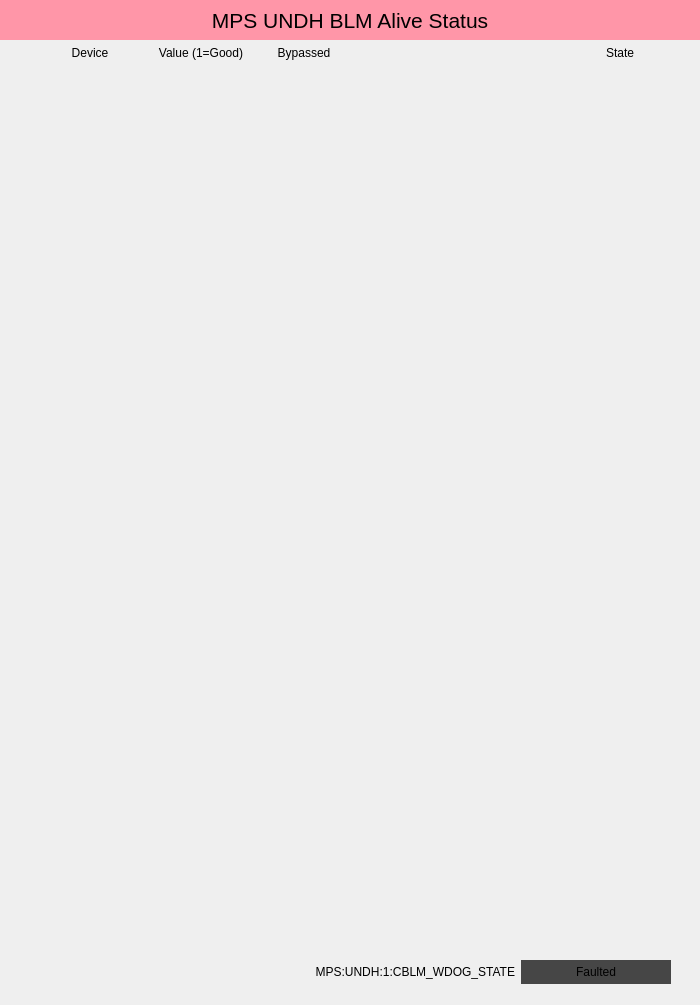
<?xml version="1.0" encoding="UTF-8"?>
<ui version="4.0">
 <class>Form</class>
 <widget class="QWidget" name="Form">
  <property name="geometry">
   <rect>
    <x>0</x>
    <y>0</y>
    <width>700</width>
    <height>1005</height>
   </rect>
  </property>
  <property name="windowTitle">
   <string>Form</string>
  </property>
  <property name="styleSheet">
   <string notr="true"/>
  </property>
  <widget class="QFrame" name="frame">
   <property name="geometry">
    <rect>
     <x>20</x>
     <y>60</y>
     <width>661</width>
     <height>888</height>
    </rect>
   </property>
   <property name="styleSheet">
    <string notr="true"/>
   </property>
   <property name="frameShape">
    <enum>QFrame::NoFrame</enum>
   </property>
   <property name="frameShadow">
    <enum>QFrame::Plain</enum>
   </property>
   <widget class="PyDMEmbeddedDisplay" name="PyDMEmbeddedDisplay">
    <property name="geometry">
     <rect>
      <x>10</x>
      <y>342</y>
      <width>641</width>
      <height>26</height>
     </rect>
    </property>
    <property name="toolTip">
     <string/>
    </property>
    <property name="frameShape">
     <enum>QFrame::NoFrame</enum>
    </property>
    <property name="macros" stdset="0">
     <string>{&quot;DEVICE&quot;:&quot;CBLM:UNDH:2675&quot;}</string>
    </property>
    <property name="filename" stdset="0">
     <string>mps_wdog_inline.ui</string>
    </property>
   </widget>
   <widget class="PyDMEmbeddedDisplay" name="PyDMEmbeddedDisplay_2">
    <property name="geometry">
     <rect>
      <x>10</x>
      <y>368</y>
      <width>641</width>
      <height>26</height>
     </rect>
    </property>
    <property name="toolTip">
     <string/>
    </property>
    <property name="frameShape">
     <enum>QFrame::NoFrame</enum>
    </property>
    <property name="macros" stdset="0">
     <string>{&quot;DEVICE&quot;:&quot;CBLM:UNDH:2775&quot;}</string>
    </property>
    <property name="filename" stdset="0">
     <string>mps_wdog_inline.ui</string>
    </property>
   </widget>
   <widget class="PyDMEmbeddedDisplay" name="PyDMEmbeddedDisplay_3">
    <property name="geometry">
     <rect>
      <x>10</x>
      <y>394</y>
      <width>641</width>
      <height>26</height>
     </rect>
    </property>
    <property name="toolTip">
     <string/>
    </property>
    <property name="frameShape">
     <enum>QFrame::NoFrame</enum>
    </property>
    <property name="macros" stdset="0">
     <string>{&quot;DEVICE&quot;:&quot;CBLM:UNDH:2875&quot;}</string>
    </property>
    <property name="filename" stdset="0">
     <string>mps_wdog_inline.ui</string>
    </property>
   </widget>
   <widget class="PyDMEmbeddedDisplay" name="PyDMEmbeddedDisplay_4">
    <property name="geometry">
     <rect>
      <x>10</x>
      <y>420</y>
      <width>641</width>
      <height>26</height>
     </rect>
    </property>
    <property name="toolTip">
     <string/>
    </property>
    <property name="frameShape">
     <enum>QFrame::NoFrame</enum>
    </property>
    <property name="macros" stdset="0">
     <string>{&quot;DEVICE&quot;:&quot;CBLM:UNDH:2975&quot;}</string>
    </property>
    <property name="filename" stdset="0">
     <string>mps_wdog_inline.ui</string>
    </property>
   </widget>
   <widget class="PyDMEmbeddedDisplay" name="PyDMEmbeddedDisplay_5">
    <property name="geometry">
     <rect>
      <x>10</x>
      <y>446</y>
      <width>641</width>
      <height>26</height>
     </rect>
    </property>
    <property name="toolTip">
     <string/>
    </property>
    <property name="frameShape">
     <enum>QFrame::NoFrame</enum>
    </property>
    <property name="macros" stdset="0">
     <string>{&quot;DEVICE&quot;:&quot;CBLM:UNDH:3075&quot;}</string>
    </property>
    <property name="filename" stdset="0">
     <string>mps_wdog_inline.ui</string>
    </property>
   </widget>
   <widget class="PyDMEmbeddedDisplay" name="PyDMEmbeddedDisplay_6">
    <property name="geometry">
     <rect>
      <x>10</x>
      <y>472</y>
      <width>641</width>
      <height>26</height>
     </rect>
    </property>
    <property name="toolTip">
     <string/>
    </property>
    <property name="frameShape">
     <enum>QFrame::NoFrame</enum>
    </property>
    <property name="macros" stdset="0">
     <string>{&quot;DEVICE&quot;:&quot;CBLM:UNDH:3175&quot;}</string>
    </property>
    <property name="filename" stdset="0">
     <string>mps_wdog_inline.ui</string>
    </property>
   </widget>
   <widget class="PyDMEmbeddedDisplay" name="PyDMEmbeddedDisplay_7">
    <property name="geometry">
     <rect>
      <x>10</x>
      <y>498</y>
      <width>641</width>
      <height>26</height>
     </rect>
    </property>
    <property name="toolTip">
     <string/>
    </property>
    <property name="frameShape">
     <enum>QFrame::NoFrame</enum>
    </property>
    <property name="macros" stdset="0">
     <string>{&quot;DEVICE&quot;:&quot;CBLM:UNDH:3275&quot;}</string>
    </property>
    <property name="filename" stdset="0">
     <string>mps_wdog_inline.ui</string>
    </property>
   </widget>
   <widget class="PyDMEmbeddedDisplay" name="PyDMEmbeddedDisplay_8">
    <property name="geometry">
     <rect>
      <x>10</x>
      <y>524</y>
      <width>641</width>
      <height>26</height>
     </rect>
    </property>
    <property name="toolTip">
     <string/>
    </property>
    <property name="frameShape">
     <enum>QFrame::NoFrame</enum>
    </property>
    <property name="macros" stdset="0">
     <string>{&quot;DEVICE&quot;:&quot;CBLM:UNDH:3375&quot;}</string>
    </property>
    <property name="filename" stdset="0">
     <string>mps_wdog_inline.ui</string>
    </property>
   </widget>
   <widget class="PyDMEmbeddedDisplay" name="PyDMEmbeddedDisplay_9">
    <property name="geometry">
     <rect>
      <x>10</x>
      <y>550</y>
      <width>641</width>
      <height>26</height>
     </rect>
    </property>
    <property name="toolTip">
     <string/>
    </property>
    <property name="frameShape">
     <enum>QFrame::NoFrame</enum>
    </property>
    <property name="macros" stdset="0">
     <string>{&quot;DEVICE&quot;:&quot;CBLM:UNDH:3475&quot;}</string>
    </property>
    <property name="filename" stdset="0">
     <string>mps_wdog_inline.ui</string>
    </property>
   </widget>
   <widget class="PyDMEmbeddedDisplay" name="PyDMEmbeddedDisplay_10">
    <property name="geometry">
     <rect>
      <x>10</x>
      <y>576</y>
      <width>641</width>
      <height>26</height>
     </rect>
    </property>
    <property name="toolTip">
     <string/>
    </property>
    <property name="frameShape">
     <enum>QFrame::NoFrame</enum>
    </property>
    <property name="macros" stdset="0">
     <string>{&quot;DEVICE&quot;:&quot;CBLM:UNDH:3575&quot;}</string>
    </property>
    <property name="filename" stdset="0">
     <string>mps_wdog_inline.ui</string>
    </property>
   </widget>
   <widget class="PyDMEmbeddedDisplay" name="PyDMEmbeddedDisplay_11">
    <property name="geometry">
     <rect>
      <x>10</x>
      <y>602</y>
      <width>641</width>
      <height>26</height>
     </rect>
    </property>
    <property name="toolTip">
     <string/>
    </property>
    <property name="frameShape">
     <enum>QFrame::NoFrame</enum>
    </property>
    <property name="macros" stdset="0">
     <string>{&quot;DEVICE&quot;:&quot;CBLM:UNDH:3675&quot;}</string>
    </property>
    <property name="filename" stdset="0">
     <string>mps_wdog_inline.ui</string>
    </property>
   </widget>
   <widget class="PyDMEmbeddedDisplay" name="PyDMEmbeddedDisplay_12">
    <property name="geometry">
     <rect>
      <x>10</x>
      <y>628</y>
      <width>641</width>
      <height>26</height>
     </rect>
    </property>
    <property name="toolTip">
     <string/>
    </property>
    <property name="frameShape">
     <enum>QFrame::NoFrame</enum>
    </property>
    <property name="macros" stdset="0">
     <string>{&quot;DEVICE&quot;:&quot;CBLM:UNDH:3775&quot;}</string>
    </property>
    <property name="filename" stdset="0">
     <string>mps_wdog_inline.ui</string>
    </property>
   </widget>
   <widget class="PyDMEmbeddedDisplay" name="PyDMEmbeddedDisplay_13">
    <property name="geometry">
     <rect>
      <x>10</x>
      <y>654</y>
      <width>641</width>
      <height>26</height>
     </rect>
    </property>
    <property name="toolTip">
     <string/>
    </property>
    <property name="frameShape">
     <enum>QFrame::NoFrame</enum>
    </property>
    <property name="macros" stdset="0">
     <string>{&quot;DEVICE&quot;:&quot;CBLM:UNDH:3875&quot;}</string>
    </property>
    <property name="filename" stdset="0">
     <string>mps_wdog_inline.ui</string>
    </property>
   </widget>
   <widget class="PyDMEmbeddedDisplay" name="PyDMEmbeddedDisplay_14">
    <property name="geometry">
     <rect>
      <x>10</x>
      <y>680</y>
      <width>641</width>
      <height>26</height>
     </rect>
    </property>
    <property name="toolTip">
     <string/>
    </property>
    <property name="frameShape">
     <enum>QFrame::NoFrame</enum>
    </property>
    <property name="macros" stdset="0">
     <string>{&quot;DEVICE&quot;:&quot;CBLM:UNDH:3975&quot;}</string>
    </property>
    <property name="filename" stdset="0">
     <string>mps_wdog_inline.ui</string>
    </property>
   </widget>
   <widget class="PyDMEmbeddedDisplay" name="PyDMEmbeddedDisplay_15">
    <property name="geometry">
     <rect>
      <x>10</x>
      <y>706</y>
      <width>641</width>
      <height>26</height>
     </rect>
    </property>
    <property name="toolTip">
     <string/>
    </property>
    <property name="frameShape">
     <enum>QFrame::NoFrame</enum>
    </property>
    <property name="macros" stdset="0">
     <string>{&quot;DEVICE&quot;:&quot;CBLM:UNDH:4075&quot;}</string>
    </property>
    <property name="filename" stdset="0">
     <string>mps_wdog_inline.ui</string>
    </property>
   </widget>
   <widget class="PyDMEmbeddedDisplay" name="PyDMEmbeddedDisplay_16">
    <property name="geometry">
     <rect>
      <x>10</x>
      <y>732</y>
      <width>641</width>
      <height>26</height>
     </rect>
    </property>
    <property name="toolTip">
     <string/>
    </property>
    <property name="frameShape">
     <enum>QFrame::NoFrame</enum>
    </property>
    <property name="macros" stdset="0">
     <string>{&quot;DEVICE&quot;:&quot;CBLM:UNDH:4175&quot;}</string>
    </property>
    <property name="filename" stdset="0">
     <string>mps_wdog_inline.ui</string>
    </property>
   </widget>
   <widget class="PyDMEmbeddedDisplay" name="PyDMEmbeddedDisplay_18">
    <property name="geometry">
     <rect>
      <x>10</x>
      <y>758</y>
      <width>641</width>
      <height>26</height>
     </rect>
    </property>
    <property name="toolTip">
     <string/>
    </property>
    <property name="frameShape">
     <enum>QFrame::NoFrame</enum>
    </property>
    <property name="macros" stdset="0">
     <string>{&quot;DEVICE&quot;:&quot;CBLM:UNDH:4275&quot;}</string>
    </property>
    <property name="filename" stdset="0">
     <string>mps_wdog_inline.ui</string>
    </property>
   </widget>
   <widget class="PyDMEmbeddedDisplay" name="PyDMEmbeddedDisplay_19">
    <property name="geometry">
     <rect>
      <x>10</x>
      <y>784</y>
      <width>641</width>
      <height>26</height>
     </rect>
    </property>
    <property name="toolTip">
     <string/>
    </property>
    <property name="frameShape">
     <enum>QFrame::NoFrame</enum>
    </property>
    <property name="macros" stdset="0">
     <string>{&quot;DEVICE&quot;:&quot;CBLM:UNDH:4375&quot;}</string>
    </property>
    <property name="filename" stdset="0">
     <string>mps_wdog_inline.ui</string>
    </property>
   </widget>
   <widget class="PyDMEmbeddedDisplay" name="PyDMEmbeddedDisplay_20">
    <property name="geometry">
     <rect>
      <x>10</x>
      <y>810</y>
      <width>641</width>
      <height>26</height>
     </rect>
    </property>
    <property name="toolTip">
     <string/>
    </property>
    <property name="frameShape">
     <enum>QFrame::NoFrame</enum>
    </property>
    <property name="macros" stdset="0">
     <string>{&quot;DEVICE&quot;:&quot;CBLM:UNDH:4475&quot;}</string>
    </property>
    <property name="filename" stdset="0">
     <string>mps_wdog_inline.ui</string>
    </property>
   </widget>
   <widget class="PyDMEmbeddedDisplay" name="PyDMEmbeddedDisplay_21">
    <property name="geometry">
     <rect>
      <x>10</x>
      <y>836</y>
      <width>641</width>
      <height>26</height>
     </rect>
    </property>
    <property name="toolTip">
     <string/>
    </property>
    <property name="frameShape">
     <enum>QFrame::NoFrame</enum>
    </property>
    <property name="macros" stdset="0">
     <string>{&quot;DEVICE&quot;:&quot;CBLM:UNDH:4575&quot;}</string>
    </property>
    <property name="filename" stdset="0">
     <string>mps_wdog_inline.ui</string>
    </property>
   </widget>
   <widget class="PyDMEmbeddedDisplay" name="PyDMEmbeddedDisplay_22">
    <property name="geometry">
     <rect>
      <x>10</x>
      <y>862</y>
      <width>641</width>
      <height>26</height>
     </rect>
    </property>
    <property name="toolTip">
     <string/>
    </property>
    <property name="frameShape">
     <enum>QFrame::NoFrame</enum>
    </property>
    <property name="macros" stdset="0">
     <string>{&quot;DEVICE&quot;:&quot;CBLM:UNDH:4675&quot;}</string>
    </property>
    <property name="filename" stdset="0">
     <string>mps_wdog_inline.ui</string>
    </property>
   </widget>
   <widget class="PyDMEmbeddedDisplay" name="PyDMEmbeddedDisplay_17">
    <property name="geometry">
     <rect>
      <x>10</x>
      <y>4</y>
      <width>641</width>
      <height>26</height>
     </rect>
    </property>
    <property name="toolTip">
     <string/>
    </property>
    <property name="frameShape">
     <enum>QFrame::NoFrame</enum>
    </property>
    <property name="macros" stdset="0">
     <string>{&quot;DEVICE&quot;:&quot;CBLM:UNDH:1375&quot;}</string>
    </property>
    <property name="filename" stdset="0">
     <string>mps_wdog_inline.ui</string>
    </property>
   </widget>
   <widget class="PyDMEmbeddedDisplay" name="PyDMEmbeddedDisplay_23">
    <property name="geometry">
     <rect>
      <x>10</x>
      <y>30</y>
      <width>641</width>
      <height>26</height>
     </rect>
    </property>
    <property name="toolTip">
     <string/>
    </property>
    <property name="frameShape">
     <enum>QFrame::NoFrame</enum>
    </property>
    <property name="macros" stdset="0">
     <string>{&quot;DEVICE&quot;:&quot;CBLM:UNDH:1475&quot;}</string>
    </property>
    <property name="filename" stdset="0">
     <string>mps_wdog_inline.ui</string>
    </property>
   </widget>
   <widget class="PyDMEmbeddedDisplay" name="PyDMEmbeddedDisplay_24">
    <property name="geometry">
     <rect>
      <x>10</x>
      <y>56</y>
      <width>641</width>
      <height>26</height>
     </rect>
    </property>
    <property name="toolTip">
     <string/>
    </property>
    <property name="frameShape">
     <enum>QFrame::NoFrame</enum>
    </property>
    <property name="macros" stdset="0">
     <string>{&quot;DEVICE&quot;:&quot;CBLM:UNDH:1575&quot;}</string>
    </property>
    <property name="filename" stdset="0">
     <string>mps_wdog_inline.ui</string>
    </property>
   </widget>
   <widget class="PyDMEmbeddedDisplay" name="PyDMEmbeddedDisplay_25">
    <property name="geometry">
     <rect>
      <x>10</x>
      <y>82</y>
      <width>641</width>
      <height>26</height>
     </rect>
    </property>
    <property name="toolTip">
     <string/>
    </property>
    <property name="frameShape">
     <enum>QFrame::NoFrame</enum>
    </property>
    <property name="macros" stdset="0">
     <string>{&quot;DEVICE&quot;:&quot;CBLM:UNDH:1675&quot;}</string>
    </property>
    <property name="filename" stdset="0">
     <string>mps_wdog_inline.ui</string>
    </property>
   </widget>
   <widget class="PyDMEmbeddedDisplay" name="PyDMEmbeddedDisplay_26">
    <property name="geometry">
     <rect>
      <x>10</x>
      <y>108</y>
      <width>641</width>
      <height>26</height>
     </rect>
    </property>
    <property name="toolTip">
     <string/>
    </property>
    <property name="frameShape">
     <enum>QFrame::NoFrame</enum>
    </property>
    <property name="macros" stdset="0">
     <string>{&quot;DEVICE&quot;:&quot;CBLM:UNDH:1775&quot;}</string>
    </property>
    <property name="filename" stdset="0">
     <string>mps_wdog_inline.ui</string>
    </property>
   </widget>
   <widget class="PyDMEmbeddedDisplay" name="PyDMEmbeddedDisplay_27">
    <property name="geometry">
     <rect>
      <x>10</x>
      <y>134</y>
      <width>641</width>
      <height>26</height>
     </rect>
    </property>
    <property name="toolTip">
     <string/>
    </property>
    <property name="frameShape">
     <enum>QFrame::NoFrame</enum>
    </property>
    <property name="macros" stdset="0">
     <string>{&quot;DEVICE&quot;:&quot;CBLM:UNDH:1875&quot;}</string>
    </property>
    <property name="filename" stdset="0">
     <string>mps_wdog_inline.ui</string>
    </property>
   </widget>
   <widget class="PyDMEmbeddedDisplay" name="PyDMEmbeddedDisplay_28">
    <property name="geometry">
     <rect>
      <x>10</x>
      <y>160</y>
      <width>641</width>
      <height>26</height>
     </rect>
    </property>
    <property name="toolTip">
     <string/>
    </property>
    <property name="frameShape">
     <enum>QFrame::NoFrame</enum>
    </property>
    <property name="macros" stdset="0">
     <string>{&quot;DEVICE&quot;:&quot;CBLM:UNDH:1975&quot;}</string>
    </property>
    <property name="filename" stdset="0">
     <string>mps_wdog_inline.ui</string>
    </property>
   </widget>
   <widget class="PyDMEmbeddedDisplay" name="PyDMEmbeddedDisplay_29">
    <property name="geometry">
     <rect>
      <x>10</x>
      <y>186</y>
      <width>641</width>
      <height>26</height>
     </rect>
    </property>
    <property name="toolTip">
     <string/>
    </property>
    <property name="frameShape">
     <enum>QFrame::NoFrame</enum>
    </property>
    <property name="macros" stdset="0">
     <string>{&quot;DEVICE&quot;:&quot;CBLM:UNDH:2075&quot;}</string>
    </property>
    <property name="filename" stdset="0">
     <string>mps_wdog_inline.ui</string>
    </property>
   </widget>
   <widget class="PyDMEmbeddedDisplay" name="PyDMEmbeddedDisplay_30">
    <property name="geometry">
     <rect>
      <x>10</x>
      <y>212</y>
      <width>641</width>
      <height>26</height>
     </rect>
    </property>
    <property name="toolTip">
     <string/>
    </property>
    <property name="frameShape">
     <enum>QFrame::NoFrame</enum>
    </property>
    <property name="macros" stdset="0">
     <string>{&quot;DEVICE&quot;:&quot;CBLM:UNDH:2175&quot;}</string>
    </property>
    <property name="filename" stdset="0">
     <string>mps_wdog_inline.ui</string>
    </property>
   </widget>
   <widget class="PyDMEmbeddedDisplay" name="PyDMEmbeddedDisplay_31">
    <property name="geometry">
     <rect>
      <x>10</x>
      <y>238</y>
      <width>641</width>
      <height>26</height>
     </rect>
    </property>
    <property name="toolTip">
     <string/>
    </property>
    <property name="frameShape">
     <enum>QFrame::NoFrame</enum>
    </property>
    <property name="macros" stdset="0">
     <string>{&quot;DEVICE&quot;:&quot;CBLM:UNDH:2275&quot;}</string>
    </property>
    <property name="filename" stdset="0">
     <string>mps_wdog_inline.ui</string>
    </property>
   </widget>
   <widget class="PyDMEmbeddedDisplay" name="PyDMEmbeddedDisplay_32">
    <property name="geometry">
     <rect>
      <x>10</x>
      <y>264</y>
      <width>641</width>
      <height>26</height>
     </rect>
    </property>
    <property name="toolTip">
     <string/>
    </property>
    <property name="frameShape">
     <enum>QFrame::NoFrame</enum>
    </property>
    <property name="macros" stdset="0">
     <string>{&quot;DEVICE&quot;:&quot;CBLM:UNDH:2375&quot;}</string>
    </property>
    <property name="filename" stdset="0">
     <string>mps_wdog_inline.ui</string>
    </property>
   </widget>
   <widget class="PyDMEmbeddedDisplay" name="PyDMEmbeddedDisplay_33">
    <property name="geometry">
     <rect>
      <x>10</x>
      <y>290</y>
      <width>641</width>
      <height>26</height>
     </rect>
    </property>
    <property name="toolTip">
     <string/>
    </property>
    <property name="frameShape">
     <enum>QFrame::NoFrame</enum>
    </property>
    <property name="macros" stdset="0">
     <string>{&quot;DEVICE&quot;:&quot;CBLM:UNDH:2475&quot;}</string>
    </property>
    <property name="filename" stdset="0">
     <string>mps_wdog_inline.ui</string>
    </property>
   </widget>
   <widget class="PyDMEmbeddedDisplay" name="PyDMEmbeddedDisplay_34">
    <property name="geometry">
     <rect>
      <x>10</x>
      <y>316</y>
      <width>641</width>
      <height>26</height>
     </rect>
    </property>
    <property name="toolTip">
     <string/>
    </property>
    <property name="frameShape">
     <enum>QFrame::NoFrame</enum>
    </property>
    <property name="macros" stdset="0">
     <string>{&quot;DEVICE&quot;:&quot;CBLM:UNDH:2575&quot;}</string>
    </property>
    <property name="filename" stdset="0">
     <string>mps_wdog_inline.ui</string>
    </property>
   </widget>
  </widget>
  <widget class="QLabel" name="label">
   <property name="geometry">
    <rect>
     <x>0</x>
     <y>0</y>
     <width>700</width>
     <height>40</height>
    </rect>
   </property>
   <property name="font">
    <font>
     <pointsize>16</pointsize>
    </font>
   </property>
   <property name="styleSheet">
    <string notr="true">background-color: rgb(255, 150, 168);</string>
   </property>
   <property name="text">
    <string notr="true">MPS UNDH BLM Alive Status</string>
   </property>
   <property name="alignment">
    <set>Qt::AlignCenter</set>
   </property>
  </widget>
  <widget class="PyDMDrawingImage" name="PyDMDrawingImage">
   <property name="geometry">
    <rect>
     <x>10</x>
     <y>955</y>
     <width>250</width>
     <height>50</height>
    </rect>
   </property>
   <property name="toolTip">
    <string/>
   </property>
   <property name="filename" stdset="0">
    <string>lcls_mps_lockup_sidebyside_digital.png</string>
   </property>
  </widget>
  <widget class="PyDMLabel" name="PyDMLabel_3">
   <property name="geometry">
    <rect>
     <x>521</x>
     <y>960</y>
     <width>150</width>
     <height>24</height>
    </rect>
   </property>
   <property name="toolTip">
    <string/>
   </property>
   <property name="styleSheet">
    <string notr="true">background-color: rgb(70, 70, 70);</string>
   </property>
   <property name="text">
    <string>Faulted</string>
   </property>
   <property name="alignment">
    <set>Qt::AlignCenter</set>
   </property>
   <property name="precisionFromPV" stdset="0">
    <bool>false</bool>
   </property>
   <property name="alarmSensitiveContent" stdset="0">
    <bool>true</bool>
   </property>
   <property name="channel" stdset="0">
    <string>ca://MPS:UNDH:1:CBLM_WDOG_STATE</string>
   </property>
  </widget>
  <widget class="QLabel" name="label_2">
   <property name="geometry">
    <rect>
     <x>290</x>
     <y>960</y>
     <width>225</width>
     <height>24</height>
    </rect>
   </property>
   <property name="text">
    <string>MPS:UNDH:1:CBLM_WDOG_STATE</string>
   </property>
   <property name="alignment">
    <set>Qt::AlignRight|Qt::AlignTrailing|Qt::AlignVCenter</set>
   </property>
  </widget>
  <widget class="QLabel" name="label_3">
   <property name="geometry">
    <rect>
     <x>30</x>
     <y>45</y>
     <width>120</width>
     <height>15</height>
    </rect>
   </property>
   <property name="text">
    <string>Device</string>
   </property>
   <property name="alignment">
    <set>Qt::AlignCenter</set>
   </property>
  </widget>
  <widget class="QLabel" name="label_4">
   <property name="geometry">
    <rect>
     <x>151</x>
     <y>45</y>
     <width>100</width>
     <height>15</height>
    </rect>
   </property>
   <property name="text">
    <string>Value (1=Good)</string>
   </property>
   <property name="alignment">
    <set>Qt::AlignCenter</set>
   </property>
  </widget>
  <widget class="QLabel" name="label_5">
   <property name="geometry">
    <rect>
     <x>254</x>
     <y>45</y>
     <width>100</width>
     <height>15</height>
    </rect>
   </property>
   <property name="text">
    <string>Bypassed</string>
   </property>
   <property name="alignment">
    <set>Qt::AlignCenter</set>
   </property>
  </widget>
  <widget class="QLabel" name="label_6">
   <property name="geometry">
    <rect>
     <x>570</x>
     <y>45</y>
     <width>100</width>
     <height>15</height>
    </rect>
   </property>
   <property name="text">
    <string>State</string>
   </property>
   <property name="alignment">
    <set>Qt::AlignCenter</set>
   </property>
  </widget>
 </widget>
 <customwidgets>
  <customwidget>
   <class>PyDMLabel</class>
   <extends>QLabel</extends>
   <header>pydm.widgets.label</header>
  </customwidget>
  <customwidget>
   <class>PyDMEmbeddedDisplay</class>
   <extends>QFrame</extends>
   <header>pydm.widgets.embedded_display</header>
  </customwidget>
  <customwidget>
   <class>PyDMDrawingImage</class>
   <extends>QWidget</extends>
   <header>pydm.widgets.drawing</header>
  </customwidget>
 </customwidgets>
 <resources/>
 <connections/>
</ui>
